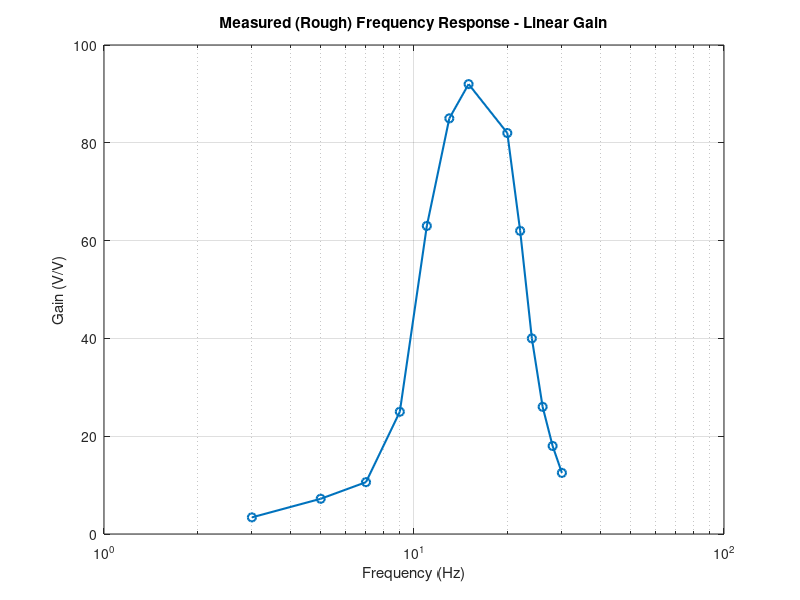
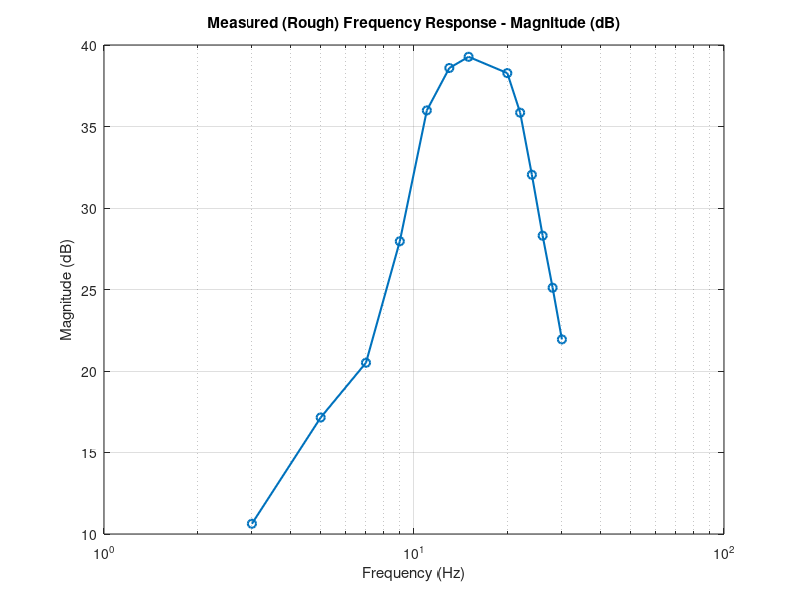
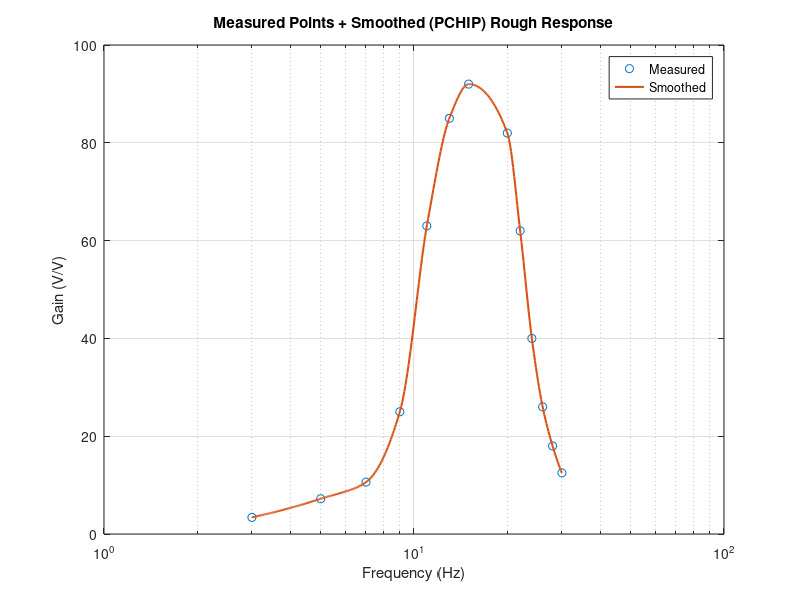

These charts were generated, in order, by the following MATLAB code:
% Rough measured frequency response (from your table)
% Vin = 40 mV (0.04 V). Gain in your table already uses this.

clear; close all; clc;

Fin  = [3 5 7 9 11 13 15 20 22 24 26 28 30];              % Hz
Vout = [1.36E-01 2.88E-01 4.24E-01 1.00 2.52 3.40 3.68 ...
        3.28 2.48 1.60 1.04 7.20E-01 5.00E-01];          % V

Vin = 0.04;                                               % V (40 mV)
Gain = Vout ./ Vin;                                       % linear gain
Gain_dB = 20*log10(Gain);                                 % magnitude in dB

% ---- Plot: linear magnitude ----
figure;
semilogx(Fin, Gain, "o-", "linewidth", 1.5, "markersize", 6);
grid on;
xlabel("Frequency (Hz)");
ylabel("Gain (V/V)");
title("Measured (Rough) Frequency Response - Linear Gain");

% ---- Plot: dB magnitude ----
figure;
semilogx(Fin, Gain_dB, "o-", "linewidth", 1.5, "markersize", 6);
grid on;
xlabel("Frequency (Hz)");
ylabel("Magnitude (dB)");
title("Measured (Rough) Frequency Response - Magnitude (dB)");

% Optional: smooth curve for a "rough" response shape (interpolation)
f_dense = logspace(log10(min(Fin)), log10(max(Fin)), 300);
gain_dense = interp1(Fin, Gain, f_dense, "pchip");

figure;
semilogx(Fin, Gain, "o", "markersize", 6); hold on;
semilogx(f_dense, gain_dense, "-", "linewidth", 1.5);
grid on;
xlabel("Frequency (Hz)");
ylabel("Gain (V/V)");
title("Measured Points + Smoothed (PCHIP) Rough Response");
legend("Measured", "Smoothed", "location", "best");
